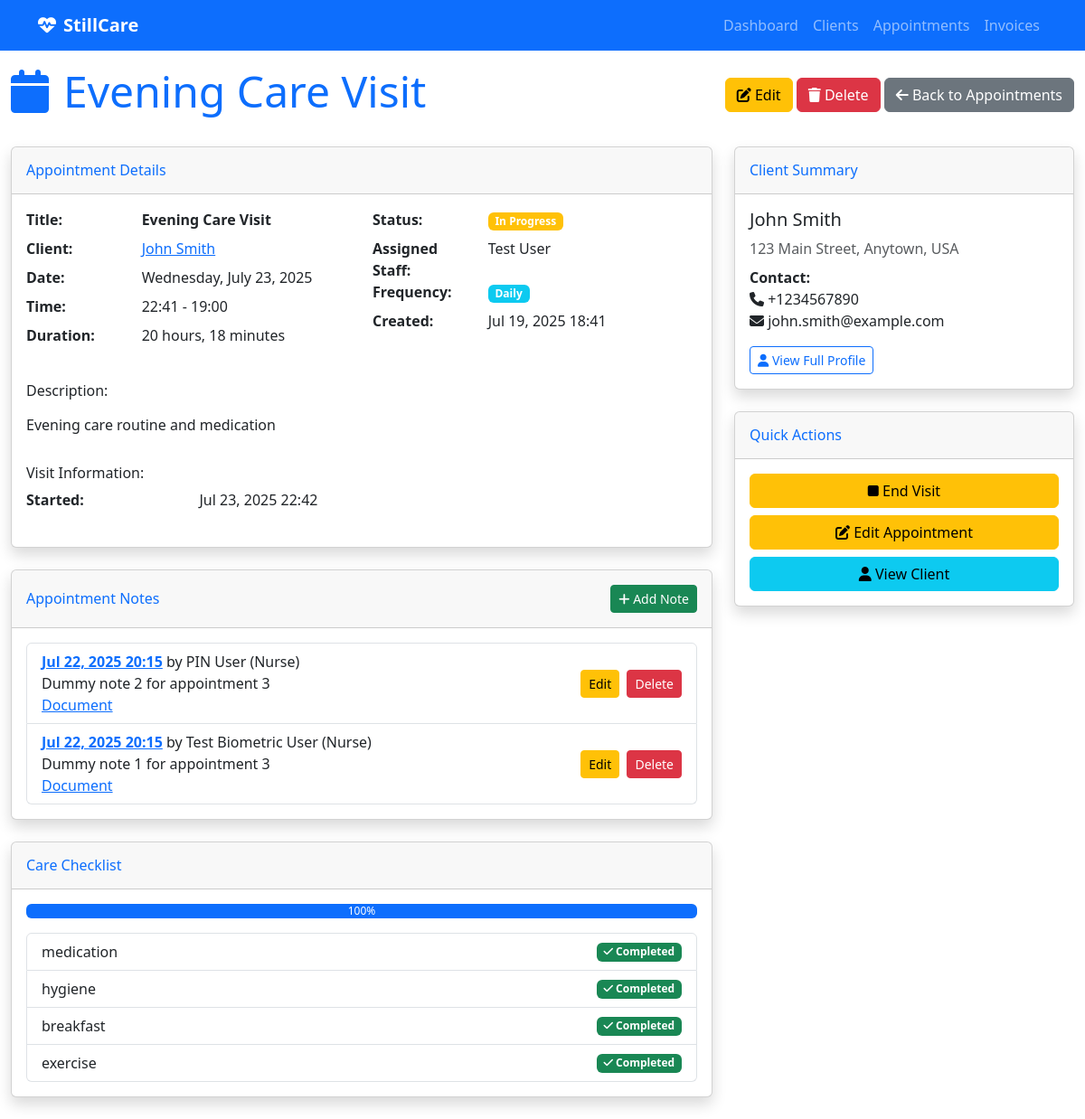
/appointments/3/, run on an earlier commit of the app's database.
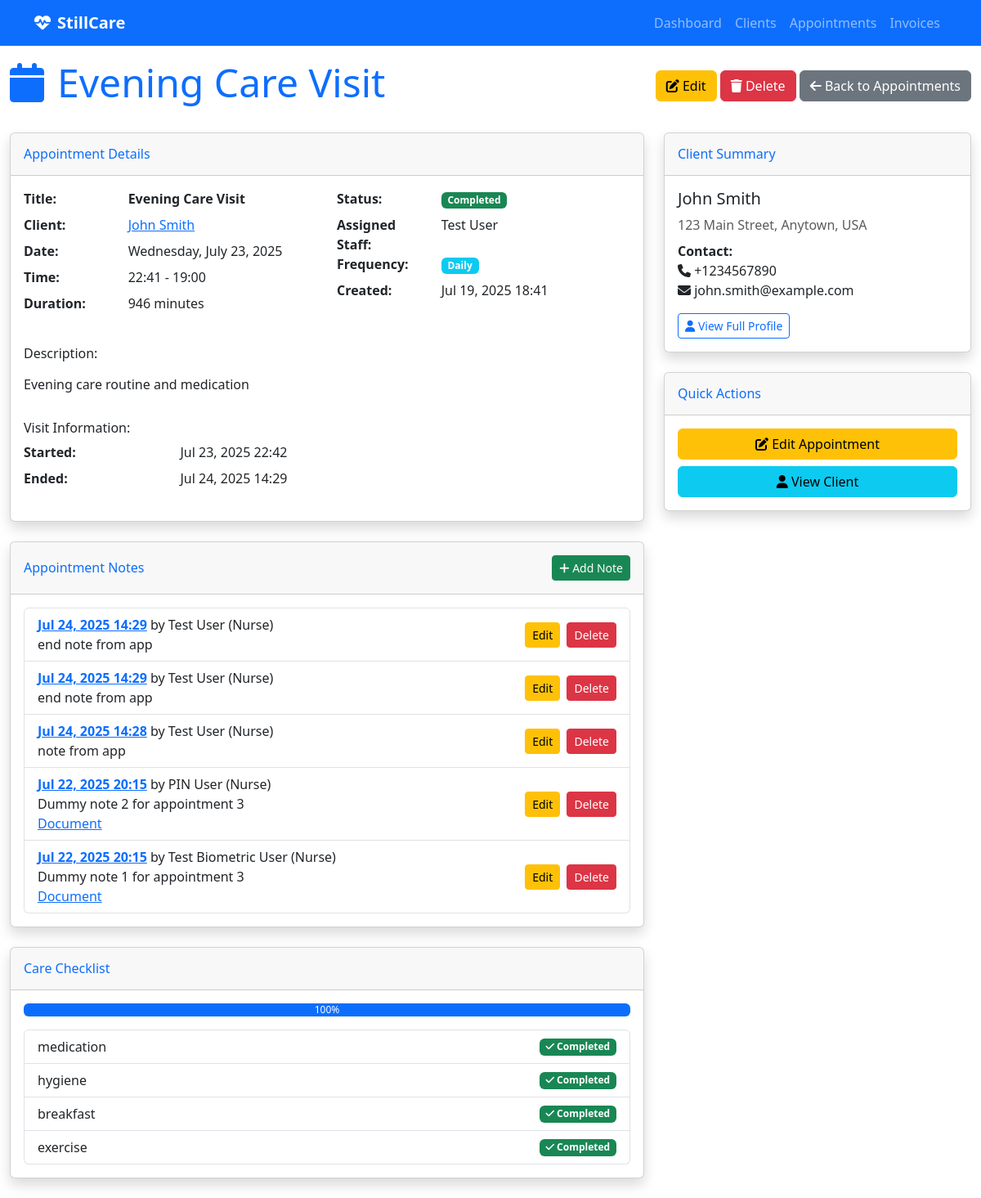
And on a later commit of the database.
### appointment_management/models.py (models this page shows, shortened)
class Appointment(models.Model):
    FREQUENCY_CHOICES = [
        ('daily', 'Daily'),
        ('weekly', 'Weekly'),
        ('monthly', 'Monthly'),
    ]
    title = models.CharField(max_length=200)
    description = models.TextField(blank=True, null=True)
    start_time = models.DateTimeField(help_text="When the appointment/visit should start")
    end_time = models.DateTimeField(help_text="When the appointment/visit should end")
    status = models.CharField(max_length=50, choices=[
        ('scheduled', 'Scheduled'),
        ('completed', 'Completed'),
        ('cancelled', 'Cancelled'),
        ('no_show', 'No Show'),
    ], default='scheduled')
    client = models.ForeignKey(
        'client_management.Client',
        on_delete=models.CASCADE,
        related_name='appointments',
        help_text="The client this appointment is for"
    )
    frequency = models.CharField(
        max_length=20,
        choices=FREQUENCY_CHOICES,
        blank=True,
        null=True,
        help_text="How often this appointment repeats"
    )
    assigned_staff = models.ForeignKey(settings.AUTH_USER_MODEL, on_delete=models.PROTECT, null=False, blank=False, related_name='appointments', help_text="Staff member assigned to this appointment")
    created_at = models.DateTimeField(auto_now_add=True)
    updated_at = models.DateTimeField(auto_now=True)
    class Meta:
        verbose_name = "Appointment"
        verbose_name_plural = "Appointments"
    VISIT_STATUS_CHOICES = [
        ('scheduled', 'Scheduled'),
        ('in_progress', 'In Progress'),
        ('completed', 'Completed'),
        ('cancelled', 'Cancelled'),
    ]
    status = models.CharField(
        max_length=20,
        choices=VISIT_STATUS_CHOICES,
        default='scheduled'
    )
    actual_start_time = models.DateTimeField(blank=True, null=True)
    actual_end_time = models.DateTimeField(blank=True, null=True)
    checklist_items = models.JSONField(
        default=list,
        help_text="List of checklist items from the client's care plan"
    )
    @property
    def duration_minutes(self):
        if self.actual_end_time and self.end_time:
            end_time = min(self.actual_end_time, self.end_time)
            start_time = self.actual_start_time or self.start_time
            if start_time:
                duration = end_time - start_time
                return int(duration.total_seconds() / 60)
        return None
    @property
    def available_checklist_items(self):
        return self.client.care_checklist if self.client else []
    @property
    def checklist_completion_percentage(self):
        if not self.available_checklist_items:
            return 0
        completed_count = len(self.checklist_items)
        total_count = len(self.available_checklist_items)
        return (completed_count / total_count) * 100 if total_count > 0 else 0

### visit_notes/models.py (models this page shows, shortened)
class Note(models.Model):
    appointment = models.ForeignKey(Appointment, on_delete=models.CASCADE, related_name='notes')
    content = models.TextField(blank=True)
    document = models.FileField(upload_to='visit_notes/documents/', blank=True, null=True)
    uploaded_by = models.ForeignKey(settings.AUTH_USER_MODEL, on_delete=models.PROTECT, related_name='uploaded_notes')
    created_at = models.DateTimeField(auto_now_add=True)
    updated_at = models.DateTimeField(auto_now=True)

### authentication/models.py (models this page shows, shortened)
class User(AbstractUser):
    ROLE_CHOICES = [
        ('nurse', 'Nurse'),
        ('admin', 'Admin'),
    ]
    role = models.CharField(
        max_length=10,
        choices=ROLE_CHOICES,
        default='nurse',
        help_text="User role in the system"
    )
    phone = models.CharField(max_length=20, blank=True, null=True)
    is_staff_member = models.BooleanField(
        default=True,
        help_text="Whether this user is a staff member"
    )
    login_code = models.CharField(
        max_length=6,
        unique=True,
        blank=True,
        null=True,
        validators=[
            RegexValidator(
                regex=r'^[0-9]{6}$',
                message='Login code must be exactly 6 digits.',
                code='invalid_login_code'
            ),
        ],
        help_text="6-digit code for app login (optional)"
    )
    biometric_id = models.CharField(
        max_length=255,
        unique=True,
        blank=True,
        null=True,
        help_text="Unique biometric identifier for fingerprint/face recognition (optional)"
    )
    class Meta:
        verbose_name = "User"
        verbose_name_plural = "Users"
    def __str__(self):
        return f"{self.get_full_name()} ({self.get_role_display()})"

### client_management/models.py (models this page shows, shortened)
class Client(models.Model):
    CHECKLIST_CHOICES = [
        ('basic_care', 'Basic Care'),
        ('medication_management', 'Medication Management'),
        ('wound_care', 'Wound Care'),
        ('physical_therapy', 'Physical Therapy'),
        ('nursing_care', 'Nursing Care'),
        ('social_work', 'Social Work'),
        ('nutrition', 'Nutrition'),
        ('hygiene', 'Hygiene'),
        ('mobility', 'Mobility Assistance'),
        ('monitoring', 'Vital Signs Monitoring'),
        ('education', 'Patient Education'),
        ('family_support', 'Family Support'),
        ('emergency_prep', 'Emergency Preparedness'),
        ('equipment', 'Medical Equipment'),
        ('transportation', 'Transportation'),
    ]
    first_name = models.CharField(max_length=100)
    last_name = models.CharField(max_length=100)
    address = models.TextField()
    phone = models.CharField(max_length=20, blank=True, null=True)
    email = models.EmailField(blank=True, null=True)
    latitude = models.FloatField(blank=True, null=True, help_text="Latitude of the client's residence")
    longitude = models.FloatField(blank=True, null=True, help_text="Longitude of the client's residence")
    care_checklist = models.JSONField(
        default=list,
        help_text="List of care items required for this client"
    )
    created_at = models.DateTimeField(auto_now_add=True)
    updated_at = models.DateTimeField(auto_now=True)
    @property
    def full_name(self):
        return f"{self.first_name} {self.last_name}"
    class Meta:
        verbose_name = "Client"
        verbose_name_plural = "Clients"
        ordering = ['last_name', 'first_name']

### care_backend/views.py (the view)
# urls.py: path('appointments/<int:appointment_id>/', views.appointment_detail, name='appointment_detail'),
def appointment_detail(request, appointment_id):
    appointment = get_object_or_404(Appointment, id=appointment_id)
    notes = appointment.notes.all().order_by('-created_at')
    context = {
        'appointment': appointment,
        'notes': notes,
    }
    return render(request, 'appointments/detail.html', context)

### templates/appointments/detail.html (shortened to what the changed rows need)
{% extends "base.html" %}
{% block content %}
<div class="d-flex justify-content-between align-items-center mb-4">
    <h1 class="display-5 text-primary"><i class="fas fa-calendar me-3"></i>{{ appointment.title }}</h1>
    <div>
        <a href="{% url 'appointment_edit' appointment.id %}" class="btn btn-warning">
        </a>
        <a href="{% url 'appointment_delete' appointment.id %}" class="btn btn-danger">
        </a>
        <a href="{% url 'appointment_list' %}" class="btn btn-secondary">
        </a>
    </div>
</div>
<div class="row">
    <div class="col-lg-8">
        <div class="card shadow mb-4">
            <div class="card-body">
                <div class="row">
                    <div class="col-md-6">
                        <dl class="row">
                            <dt class="col-sm-4">Title:</dt>
                            <dd class="col-sm-8"><strong>{{ appointment.title }}</strong></dd>
                            <dt class="col-sm-4">Client:</dt>
                            <dd class="col-sm-8">
                                <a href="{% url 'client_detail' appointment.client.id %}">{{ appointment.client.full_name }}</a>
                            </dd>
                            <dt class="col-sm-4">Date:</dt>
                            <dd class="col-sm-8">{{ appointment.start_time|date:"l, F d, Y" }}</dd>
                            <dt class="col-sm-4">Time:</dt>
                            <dd class="col-sm-8">{{ appointment.start_time|time:"H:i" }} - {{ appointment.end_time|time:"H:i" }}</dd>
                            <dt class="col-sm-4">Duration:</dt>
                            <dd class="col-sm-8">
                                {% if appointment.actual_start_time and appointment.actual_end_time %}
                                    {{ appointment.duration_minutes|default:"Calculating..." }} minutes
                                {% else %}
                                    {{ appointment.end_time|timeuntil:appointment.start_time }}
                                {% endif %}
                            </dd>
                        </dl>
                    </div>
                    <div class="col-md-6">
                        <dl class="row">
                            <dt class="col-sm-4">Status:</dt>
                            <dd class="col-sm-8">
                                <span class="badge bg-{% if appointment.status == 'scheduled' %}info{% elif appointment.status == 'in_progress' %}warning{% elif appointment.status == 'completed' %}success{% elif appointment.status == 'cancelled' %}danger{% else %}secondary{% endif %}">
                                    {{ appointment.get_status_display }}
                                </span>
                            </dd>
                            <dt class="col-sm-4">Assigned Staff:</dt>
                            <dd class="col-sm-8">{{ appointment.assigned_staff.get_full_name|default:appointment.assigned_staff.username }}</dd>
                            <dt class="col-sm-4">Frequency:</dt>
                            <dd class="col-sm-8">
                                {% if appointment.frequency %}
                                    <span class="badge bg-info">{{ appointment.get_frequency_display }}</span>
                                {% else %}
                                    <span class="text-muted">One-time</span>
                                {% endif %}
                            </dd>
                            <dt class="col-sm-4">Created:</dt>
                            <dd class="col-sm-8">{{ appointment.created_at|date:"M d, Y H:i" }}</dd>
                        </dl>
                    </div>
                </div>
                {% if appointment.description %}
                <div class="row mt-3">
                    <div class="col-12">
                        <h6>Description:</h6>
                        <p class="text-muted">{{ appointment.description|linebreaks }}</p>
                    </div>
                </div>
                {% endif %}
                {% if appointment.actual_start_time %}
                <div class="row mt-3">
                    <div class="col-12">
                        <h6>Visit Information:</h6>
                        <dl class="row">
                            <dt class="col-sm-3">Started:</dt>
                            <dd class="col-sm-9">{{ appointment.actual_start_time|date:"M d, Y H:i" }}</dd>
                            {% if appointment.actual_end_time %}
                            <dt class="col-sm-3">Ended:</dt>
                            <dd class="col-sm-9">{{ appointment.actual_end_time|date:"M d, Y H:i" }}</dd>
                            {% endif %}
                        </dl>
                    </div>
                </div>
                {% endif %}
            </div>
        </div>
        <div class="card shadow mb-4">
            <div class="card-body">
                {% if notes %}
                    <ul class="list-group">
                        {% for note in notes %}
                            <li class="list-group-item d-flex justify-content-between align-items-center">
                                <div>
                                    <a href="{% url 'note_detail' note.id %}"><strong>{{ note.created_at|date:'M d, Y H:i' }}</strong></a>
                                    by {{ note.uploaded_by }}
                                    {% if note.content %}<br>{{ note.content|truncatechars:60 }}{% endif %}
                                    {% if note.document %}<br><a href="{{ note.document.url }}" target="_blank">Document</a>{% endif %}
                                </div>
                                <div>
                                    <a href="{% url 'note_edit' note.id %}" class="btn btn-sm btn-warning me-1">Edit</a>
                                    <a href="{% url 'note_delete' note.id %}" class="btn btn-sm btn-danger">Delete</a>
                                </div>
                            </li>
                        {% endfor %}
                    </ul>
                {% else %}
                    <p class="text-muted">No notes for this appointment yet.</p>
                {% endif %}
            </div>
        </div>
        {% if appointment.available_checklist_items %}
        <div class="card shadow mb-4">
            <div class="card-header py-3">
                <h6 class="m-0 font-weight-bold text-primary">Care Checklist</h6>
            </div>
            <div class="card-body">
                <div class="progress mb-3">
                    <div class="progress-bar" role="progressbar" style="width: {{ appointment.checklist_completion_percentage }}%">
                        {{ appointment.checklist_completion_percentage|floatformat:0 }}%
                    </div>
                </div>
                <ul class="list-group">
                    {% for item in appointment.available_checklist_items %}
                        <li class="list-group-item d-flex justify-content-between align-items-center">
                            {{ item }}
                            {% if item in appointment.checklist_items %}
                                <span class="badge bg-success"><i class="fas fa-check"></i> Completed</span>
                            {% else %}
                                <span class="badge bg-secondary">Pending</span>
                            {% endif %}
                        </li>
                    {% endfor %}
                </ul>
            </div>
        </div>
        {% endif %}
    </div>
    <div class="col-lg-4">
        <div class="card shadow mb-4">
            <div class="card-body">
                <h5>{{ appointment.client.full_name }}</h5>
                <p class="text-muted mb-2">{{ appointment.client.address }}</p>
                <div class="mb-3">
                    <strong>Contact:</strong><br>
                    <i class="fas fa-phone"></i> {{ appointment.client.phone }}<br>
                    <i class="fas fa-envelope"></i> {{ appointment.client.email }}
                </div>
                <a href="{% url 'client_detail' appointment.client.id %}" class="btn btn-outline-primary btn-sm">
                    <i class="fas fa-user"></i> View Full Profile
                </a>
            </div>
        </div>
        <div class="card shadow mb-4">
            <div class="card-body">
                <div class="d-grid gap-2">
                    {% if appointment.status == 'scheduled' %}
                        <a href="#" class="btn btn-success" onclick="startVisit({{ appointment.id }})">
                            <i class="fas fa-play"></i> Start Visit
                        </a>
                    {% elif appointment.status == 'in_progress' %}
                        <a href="#" class="btn btn-warning" onclick="endVisit({{ appointment.id }})">
                            <i class="fas fa-stop"></i> End Visit
                        </a>
                    {% endif %}
                    <a href="{% url 'appointment_edit' appointment.id %}" class="btn btn-warning">
                        <i class="fas fa-edit"></i> Edit Appointment
                    </a>
                    <a href="{% url 'client_detail' appointment.client.id %}" class="btn btn-info">
                        <i class="fas fa-user"></i> View Client
                    </a>
                </div>
            </div>
        </div>
    </div>
</div>
{% endblock %}

What changed in the data, as far as the page shows it:
changed Appointment "Evening Care Visit": duration_minutes (not shown) → "946"; status "In Progress" → "Completed"; actual_end_time (not shown) → "Jul 24, 2025 14:29"; end_time "20 hours, 18 minutes" → (not shown)
added Note: created_at "Jul 24, 2025 14:29", uploaded_by "Test User (Nurse)", content "end note from app"
added Note: created_at "Jul 24, 2025 14:29", uploaded_by "Test User (Nurse)", content "end note from app"
added Note: created_at "Jul 24, 2025 14:28", uploaded_by "Test User (Nurse)", content "note from app"
Also different on the page:
text no longer shown: "End Visit"
text now shown: "minutes Ended:"
